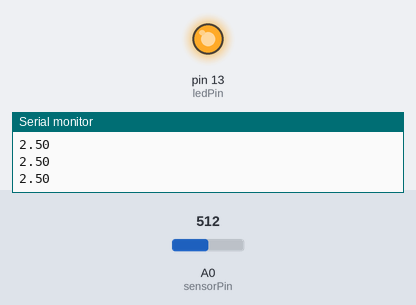
A sketch run on a simulated Arduino Uno, built with avr-gcc and run on an emulated ATmega328P. On the bench: output pins drawn as LEDs (lit = HIGH), the last lines printed to the serial monitor. Inputs (shaded band) come from the test bench; at power-on: A0 (sensorPin) = 512.

Above: at 1.3 s.
1.4 s: A0 (sensorPin) set to 546
2.9 s: A0 (sensorPin) set to 575
At 4.2 s:
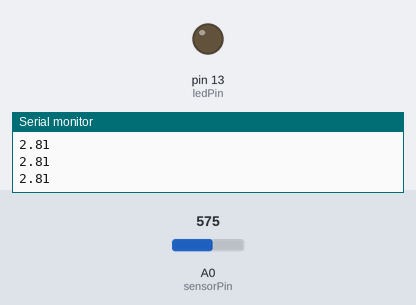
4.5 s: A0 (sensorPin) set to 511
At 5.6 s:
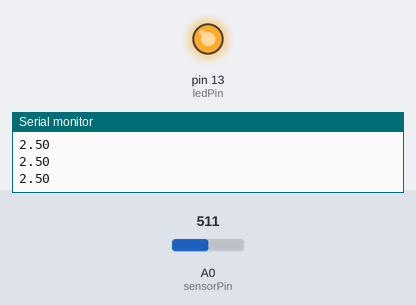
6.0 s: A0 (sensorPin) set to 716
At 6.8 s:
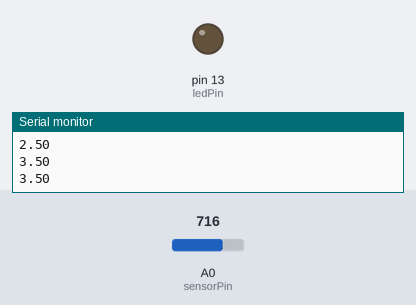
Timing chart, 0 to 8.5 s (numbered marks = the images above; inputs shaded):
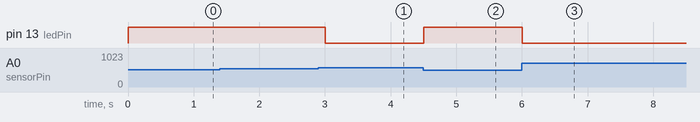

Measured:
- the behaviour switches between 556 and 557 on A0 (sensorPin) (found by bisection; images 0 and 1)
- after the input at 2.9 s, pin 13 (ledPin): HIGH → LOW after 0.10 s
- after the input at 4.5 s, pin 13 (ledPin): LOW → HIGH at once
- after the input at 6.0 s, pin 13 (ledPin): HIGH → LOW at once

The sketch:

PhotoLED.ino
```cpp
double sensorValue;
int sensorPin = A0;
double mid = 2.72;
int ledPin = 13;

void setup() {
  // put your setup code here, to run once:
  pinMode(sensorPin, INPUT);
  pinMode(ledPin, OUTPUT);
  Serial.begin(9600);
}

void loop() {
  // put your main code here, to run repeatedly:
  sensorValue = (5.0/1023.0)*analogRead(sensorPin);
  if( sensorValue < mid )
  {
    digitalWrite( ledPin, HIGH );
  }else
  {
    digitalWrite( ledPin, LOW );
  }

  Serial.println( sensorValue );
  delay(500);
}
```
